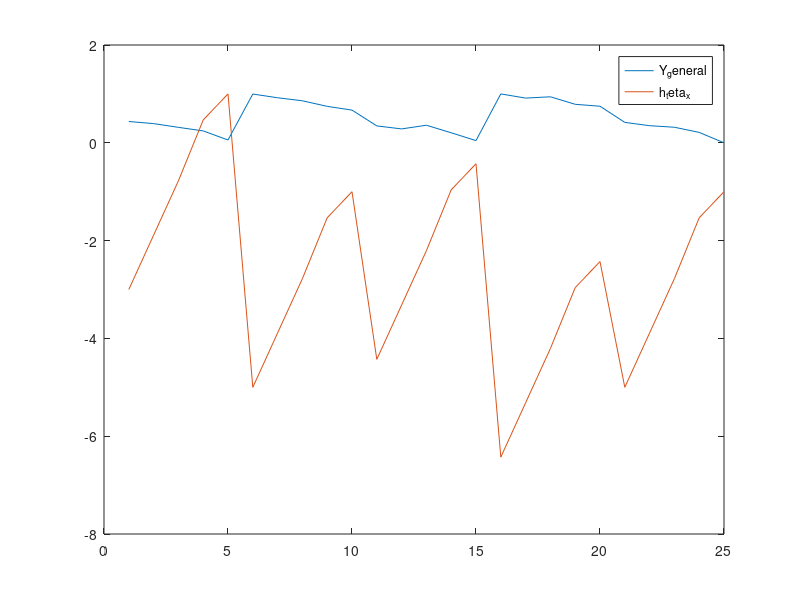

Reproduce this figure in MATLAB. (Note: this script raises an error after producing the figure.)
% function [coeff] = gradient_descent(input,output)
%%% This file includes multiple gradient descent algortihm to train model function by using derivation of cost function.

X_general = [66  4.00  7;
             66  4.50  7;
             66  5.00  7;
             66  5.56  7;
             66  5.80  7;
             66  4.00  8;
             66  4.50  8;
             66  5.00  8;
             66  5.56  8;
             66  5.80  8;
             71  4.00  7;
             71  4.50  7;
             71  5.00  7;
             71  5.56  7;
             71  5.80  7;
             71  4.00  8;
             71  4.50  8;
             71  5.00  8;
             71  5.56  8;
             71  5.80  8;             
             73  4.00  7;
             73  4.50  7;
             73  5.00  7;
             73  5.56  7;
             73  5.80  7];
         
         
x1_max = max(X_general(:,1));
x1_min = min(X_general(:,1));
X_general(:,1) = (X_general(:,1) - x1_min)./(x1_max-x1_min);

x2_max = max(X_general(:,2));
x2_min = min(X_general(:,2));
X_general(:,2) = (X_general(:,2) - x2_min)./(x2_max-x2_min);

x3_max = max(X_general(:,3));
x3_min = min(X_general(:,3));
X_general(:,3) = (X_general(:,3) - x3_min)./(x3_max-x3_min);

Y_general = [13.40;
             12.52;
              9.22;
              6.82;
              1.51;
             26.60;
             23.54;
             20.30;
             14.06;
             13.40;
             14.81;
             14.07;
             13.40;
              6.84;
              2.12;
             23.23;
             23.41;
             19.26;
             19.12;
             14.99;
             11.39;
             10.57;
              9.28;
              6.66;
              2.41];
          
 Y_general = [108.40;
              102.71;
              92.61;
              83.01;
              58.44;
              182.60;
              172.50;
              164.35;
              149.32;
              139.17;
              96.50;
              88.40;
              98.32;
              77.93;
              56.86;
              182.94;
              171.62;
              175.14;
              154.84;
              149.63;
              105.99;
              97.09;
              92.88;
              78.95;
              50.86];

y1_max = max(Y_general);
y1_min = min(Y_general);
Y_general = (Y_general(:,1) - y1_min)./(y1_max - y1_min);
%figure

X0 = ones(length(X_general(:,1)),1);

% plot3(x1,x2,y);
% grid on
training_number = length(X0);
X_general = [X0 X_general];

%% firstly, model function H(x) should be defined to train the network.
%% H(x) = teta_0*x0 + teta_1*x1 + teta_2*x2 + teta_2*x3

teta = randi([-5 5],4,1);

%% then, cost function should be prepared in order to be appropriate form
%% J(teta) = 1/2m*summation((h(x) - y)^2)

% firstly initial values should be assigned.
%%%%%%%%%%%%%%%%%%%%%%%%%%%%%%%%%%%%%%%%%%%%%%%%%%%%%
%% Your Code Should be in here








%% Your Code Should be in here
%%%%%%%%%%%%%%%%%%%%%%%%%%%%%%%%%%%%%%%%%%%%%%%%%%%%%

h_teta_x = teta(1,1).*X_general(:,1) + teta(2,1).*X_general(:,2) + teta(3,1).*X_general(:,3) + teta(4,1).*X_general(:,4);

figure
plot([1:1:training_number],Y_general);
hold on
plot([1:1:training_number],h_teta_x);
legend('Y_general','h_teta_x');

coeff = 0;

plotDecisionBoundary(teta, X_general, Y_general)

% end